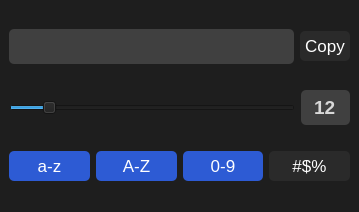
<?xml version="1.0" encoding="UTF-8"?>
<ui version="4.0">
 <class>MainWindow</class>
 <widget class="QMainWindow" name="MainWindow">
  <property name="geometry">
   <rect>
    <x>0</x>
    <y>0</y>
    <width>359</width>
    <height>212</height>
   </rect>
  </property>
  <property name="windowTitle">
   <string>Password Generator</string>
  </property>
  <widget class="QWidget" name="centralwidget">
   <property name="styleSheet">
    <string notr="true">QWidget {
    background-color: #1e1e1e;
    font-size: 13pt;
}

QPushButton {
    color: white;
    border: none;
    padding: 5px;
    background-color: #2a2a2a;
    border-radius: 5px;
}

QPushButton::checked {
    background-color: #2d5bd4;
}

QPushButton::pressed {
    background-color: #205BD4;
}

QLineEdit {
    border: none;
    border-radius: 5px;
    color: #d8d8d8;
    font-size: 14pt;
    font-weight: bold;
    background-color: #404040;
    padding: 5px;
}

QSpinBox {
    border: none;
    border-radius: 5px;
    color: #d8d8d8;
    font-size: 14pt;
    font-weight: bold;
    background-color: #404040;
    padding: 5px;
}</string>
   </property>
   <layout class="QVBoxLayout" name="verticalLayout">
    <item>
     <layout class="QHBoxLayout" name="horizontalLayout">
      <item>
       <widget class="QLineEdit" name="line_password"/>
      </item>
      <item>
       <widget class="QPushButton" name="btn_copy">
        <property name="text">
         <string>Copy</string>
        </property>
        <property name="icon">
         <iconset resource="res.qrc">
          <normaloff>:/icon/content_copy_white_24dp.svg</normaloff>:/icon/content_copy_white_24dp.svg</iconset>
        </property>
       </widget>
      </item>
     </layout>
    </item>
    <item>
     <layout class="QHBoxLayout" name="horizontalLayout_2">
      <item>
       <widget class="QSlider" name="slider_length">
        <property name="maximum">
         <number>100</number>
        </property>
        <property name="value">
         <number>12</number>
        </property>
        <property name="orientation">
         <enum>Qt::Horizontal</enum>
        </property>
       </widget>
      </item>
      <item>
       <widget class="QSpinBox" name="spin_length">
        <property name="alignment">
         <set>Qt::AlignCenter</set>
        </property>
        <property name="buttonSymbols">
         <enum>QAbstractSpinBox::NoButtons</enum>
        </property>
        <property name="maximum">
         <number>100</number>
        </property>
        <property name="singleStep">
         <number>0</number>
        </property>
        <property name="value">
         <number>12</number>
        </property>
       </widget>
      </item>
     </layout>
    </item>
    <item>
     <layout class="QHBoxLayout" name="horizontalLayout_3">
      <item>
       <widget class="QPushButton" name="btn_lower">
        <property name="text">
         <string>a-z</string>
        </property>
        <property name="checkable">
         <bool>true</bool>
        </property>
        <property name="checked">
         <bool>true</bool>
        </property>
       </widget>
      </item>
      <item>
       <widget class="QPushButton" name="btn_upper">
        <property name="text">
         <string>A-Z</string>
        </property>
        <property name="checkable">
         <bool>true</bool>
        </property>
        <property name="checked">
         <bool>true</bool>
        </property>
       </widget>
      </item>
      <item>
       <widget class="QPushButton" name="btn_digits">
        <property name="text">
         <string>0-9</string>
        </property>
        <property name="checkable">
         <bool>true</bool>
        </property>
        <property name="checked">
         <bool>true</bool>
        </property>
       </widget>
      </item>
      <item>
       <widget class="QPushButton" name="btn_simbols">
        <property name="text">
         <string>#$%</string>
        </property>
        <property name="checkable">
         <bool>true</bool>
        </property>
       </widget>
      </item>
     </layout>
    </item>
   </layout>
  </widget>
 </widget>
 <resources>
  <include location="res.qrc"/>
 </resources>
 <connections/>
</ui>
